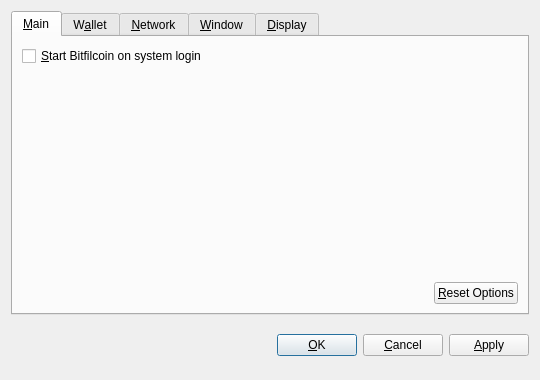
<?xml version="1.0" encoding="UTF-8"?>
<ui version="4.0">
 <class>OptionsDialog</class>
 <widget class="QDialog" name="OptionsDialog">
  <property name="geometry">
   <rect>
    <x>0</x>
    <y>0</y>
    <width>540</width>
    <height>380</height>
   </rect>
  </property>
  <property name="windowTitle">
   <string>Options</string>
  </property>
  <property name="modal">
   <bool>true</bool>
  </property>
  <layout class="QVBoxLayout" name="verticalLayout">
   <item>
    <widget class="QTabWidget" name="tabWidget">
     <property name="tabPosition">
      <enum>QTabWidget::North</enum>
     </property>
     <property name="currentIndex">
      <number>0</number>
     </property>
     <widget class="QWidget" name="tabMain">
      <attribute name="title">
       <string>&amp;Main</string>
      </attribute>
      <layout class="QVBoxLayout" name="verticalLayout_Main">
       <item>
        <widget class="QCheckBox" name="bitcoinAtStartup">
         <property name="toolTip">
          <string>Automatically start Bitfilcoin after logging in to the system.</string>
         </property>
         <property name="text">
          <string>&amp;Start Bitfilcoin on system login</string>
         </property>
        </widget>
       </item>
       <item>
        <spacer name="verticalSpacer_Main">
         <property name="orientation">
          <enum>Qt::Vertical</enum>
         </property>
         <property name="sizeHint" stdset="0">
          <size>
           <width>20</width>
           <height>40</height>
          </size>
         </property>
        </spacer>
       </item>
       <item>
        <layout class="QHBoxLayout" name="horizontalLayout_2_Main">
         <item>
          <spacer name="horizontalSpacer_2_Main">
           <property name="orientation">
            <enum>Qt::Horizontal</enum>
           </property>
           <property name="sizeHint" stdset="0">
            <size>
             <width>40</width>
             <height>20</height>
            </size>
           </property>
          </spacer>
         </item>
         <item>
          <widget class="QPushButton" name="resetButton">
           <property name="toolTip">
            <string>Reset all client options to default.</string>
           </property>
           <property name="text">
            <string>&amp;Reset Options</string>
           </property>
           <property name="autoDefault">
            <bool>false</bool>
           </property>
          </widget>
         </item>
        </layout>
       </item>
      </layout>
     </widget>
     <widget class="QWidget" name="tabWallet">
      <attribute name="title">
       <string>W&amp;allet</string>
      </attribute>
      <layout class="QVBoxLayout" name="verticalLayout_Network">
       <item>
        <widget class="QLabel" name="transactionFeeInfoLabel">
         <property name="text">
          <string>Optional transaction fee per kB that helps make sure your transactions are processed quickly. Most transactions are 1 kB.</string>
         </property>
         <property name="textFormat">
          <enum>Qt::PlainText</enum>
         </property>
         <property name="wordWrap">
          <bool>true</bool>
         </property>
        </widget>
       </item>
       <item>
        <layout class="QHBoxLayout" name="horizontalLayout_1_Main">
         <item>
          <widget class="QLabel" name="transactionFeeLabel">
           <property name="text">
            <string>Pay transaction &amp;fee</string>
           </property>
           <property name="textFormat">
            <enum>Qt::PlainText</enum>
           </property>
           <property name="buddy">
            <cstring>transactionFee</cstring>
           </property>
          </widget>
         </item>
         <item>
          <widget class="BitcoinAmountField" name="transactionFee"/>
         </item>
         <item>
          <spacer name="horizontalSpacer_1_Main">
           <property name="orientation">
            <enum>Qt::Horizontal</enum>
           </property>
           <property name="sizeHint" stdset="0">
            <size>
             <width>40</width>
             <height>20</height>
            </size>
           </property>
          </spacer>
         </item>
        </layout>
       </item>
       <item>
        <widget class="QLabel" name="label">
         <property name="text">
          <string>If you disable the spending of unconfirmed change, the change from a transaction cannot be used until that transaction has at least one confirmation. This also affects how your balance is computed.</string>
         </property>
         <property name="wordWrap">
          <bool>true</bool>
         </property>
        </widget>
       </item>
       <item>
        <widget class="QCheckBox" name="spendZeroConfChange">
         <property name="text">
          <string>Spend unconfirmed change  (experts only)</string>
         </property>
        </widget>
       </item>
       <item>
        <spacer name="verticalSpacer">
         <property name="orientation">
          <enum>Qt::Vertical</enum>
         </property>
         <property name="sizeHint" stdset="0">
          <size>
           <width>20</width>
           <height>40</height>
          </size>
         </property>
        </spacer>
       </item>
      </layout>
     </widget>
     <widget class="QWidget" name="tabNetwork">
      <attribute name="title">
       <string>&amp;Network</string>
      </attribute>
      <layout class="QVBoxLayout" name="verticalLayout_Network">
       <item>
        <widget class="QCheckBox" name="mapPortUpnp">
         <property name="toolTip">
          <string>Automatically open the Bitfilcoin client port on the router. This only works when your router supports UPnP and it is enabled.</string>
         </property>
         <property name="text">
          <string>Map port using &amp;UPnP</string>
         </property>
        </widget>
       </item>
       <item>
        <widget class="QCheckBox" name="connectSocks">
         <property name="toolTip">
          <string>Connect to the Bitfilcoin network through a SOCKS proxy (e.g. when connecting through Tor).</string>
         </property>
         <property name="text">
          <string>&amp;Connect through SOCKS proxy:</string>
         </property>
        </widget>
       </item>
       <item>
        <layout class="QHBoxLayout" name="horizontalLayout_Network">
         <item>
          <widget class="QLabel" name="proxyIpLabel">
           <property name="text">
            <string>Proxy &amp;IP:</string>
           </property>
           <property name="textFormat">
            <enum>Qt::PlainText</enum>
           </property>
           <property name="buddy">
            <cstring>proxyIp</cstring>
           </property>
          </widget>
         </item>
         <item>
          <widget class="QValidatedLineEdit" name="proxyIp">
           <property name="maximumSize">
            <size>
             <width>140</width>
             <height>16777215</height>
            </size>
           </property>
           <property name="toolTip">
            <string>IP address of the proxy (e.g. 127.0.0.1)</string>
           </property>
          </widget>
         </item>
         <item>
          <widget class="QLabel" name="proxyPortLabel">
           <property name="text">
            <string>&amp;Port:</string>
           </property>
           <property name="textFormat">
            <enum>Qt::PlainText</enum>
           </property>
           <property name="buddy">
            <cstring>proxyPort</cstring>
           </property>
          </widget>
         </item>
         <item>
          <widget class="QLineEdit" name="proxyPort">
           <property name="maximumSize">
            <size>
             <width>55</width>
             <height>16777215</height>
            </size>
           </property>
           <property name="toolTip">
            <string>Port of the proxy (e.g. 9050)</string>
           </property>
          </widget>
         </item>
         <item>
          <widget class="QLabel" name="socksVersionLabel">
           <property name="text">
            <string>SOCKS &amp;Version:</string>
           </property>
           <property name="textFormat">
            <enum>Qt::PlainText</enum>
           </property>
           <property name="buddy">
            <cstring>socksVersion</cstring>
           </property>
          </widget>
         </item>
         <item>
          <widget class="QValueComboBox" name="socksVersion">
           <property name="toolTip">
            <string>SOCKS version of the proxy (e.g. 5)</string>
           </property>
          </widget>
         </item>
         <item>
          <spacer name="horizontalSpacer_Network">
           <property name="orientation">
            <enum>Qt::Horizontal</enum>
           </property>
           <property name="sizeHint" stdset="0">
            <size>
             <width>40</width>
             <height>20</height>
            </size>
           </property>
          </spacer>
         </item>
        </layout>
       </item>
       <item>
        <spacer name="verticalSpacer_Network">
         <property name="orientation">
          <enum>Qt::Vertical</enum>
         </property>
         <property name="sizeHint" stdset="0">
          <size>
           <width>20</width>
           <height>40</height>
          </size>
         </property>
        </spacer>
       </item>
      </layout>
     </widget>
     <widget class="QWidget" name="tabWindow">
      <attribute name="title">
       <string>&amp;Window</string>
      </attribute>
      <layout class="QVBoxLayout" name="verticalLayout_Window">
       <item>
        <widget class="QCheckBox" name="minimizeToTray">
         <property name="toolTip">
          <string>Show only a tray icon after minimizing the window.</string>
         </property>
         <property name="text">
          <string>&amp;Minimize to the tray instead of the taskbar</string>
         </property>
        </widget>
       </item>
       <item>
        <widget class="QCheckBox" name="minimizeOnClose">
         <property name="toolTip">
          <string>Minimize instead of exit the application when the window is closed. When this option is enabled, the application will be closed only after selecting Quit in the menu.</string>
         </property>
         <property name="text">
          <string>M&amp;inimize on close</string>
         </property>
        </widget>
       </item>
       <item>
        <spacer name="verticalSpacer_Window">
         <property name="orientation">
          <enum>Qt::Vertical</enum>
         </property>
         <property name="sizeHint" stdset="0">
          <size>
           <width>20</width>
           <height>40</height>
          </size>
         </property>
        </spacer>
       </item>
      </layout>
     </widget>
     <widget class="QWidget" name="tabDisplay">
      <attribute name="title">
       <string>&amp;Display</string>
      </attribute>
      <layout class="QVBoxLayout" name="verticalLayout_Display">
       <item>
        <layout class="QHBoxLayout" name="horizontalLayout_1_Display">
         <item>
          <widget class="QLabel" name="langLabel">
           <property name="text">
            <string>User Interface &amp;language:</string>
           </property>
           <property name="textFormat">
            <enum>Qt::PlainText</enum>
           </property>
           <property name="buddy">
            <cstring>lang</cstring>
           </property>
          </widget>
         </item>
         <item>
          <widget class="QValueComboBox" name="lang">
           <property name="toolTip">
            <string>The user interface language can be set here. This setting will take effect after restarting Bitfilcoin.</string>
           </property>
          </widget>
         </item>
        </layout>
       </item>
       <item>
        <layout class="QHBoxLayout" name="horizontalLayout_2_Display">
         <item>
          <widget class="QLabel" name="unitLabel">
           <property name="text">
            <string>&amp;Unit to show amounts in:</string>
           </property>
           <property name="textFormat">
            <enum>Qt::PlainText</enum>
           </property>
           <property name="buddy">
            <cstring>unit</cstring>
           </property>
          </widget>
         </item>
         <item>
          <widget class="QValueComboBox" name="unit">
           <property name="toolTip">
            <string>Choose the default subdivision unit to show in the interface and when sending coins.</string>
           </property>
          </widget>
         </item>
        </layout>
       </item>
       <item>
        <widget class="QCheckBox" name="displayAddresses">
         <property name="toolTip">
          <string>Whether to show Bitfilcoin addresses in the transaction list or not.</string>
         </property>
         <property name="text">
          <string>&amp;Display addresses in transaction list</string>
         </property>
        </widget>
       </item>
       <item>
        <widget class="QCheckBox" name="coinControlFeatures">
         <property name="toolTip">
          <string>Whether to show coin control features or not.</string>
         </property>
         <property name="text">
          <string>Display coin &amp;control features (experts only!)</string>
         </property>
        </widget>
       </item>
       <item>
        <spacer name="verticalSpacer_Display">
         <property name="orientation">
          <enum>Qt::Vertical</enum>
         </property>
         <property name="sizeHint" stdset="0">
          <size>
           <width>20</width>
           <height>40</height>
          </size>
         </property>
        </spacer>
       </item>
      </layout>
     </widget>
    </widget>
   </item>
   <item>
    <layout class="QHBoxLayout" name="horizontalLayout_Buttons">
     <item>
      <spacer name="horizontalSpacer_1">
       <property name="orientation">
        <enum>Qt::Horizontal</enum>
       </property>
       <property name="sizeHint" stdset="0">
        <size>
         <width>40</width>
         <height>48</height>
        </size>
       </property>
      </spacer>
     </item>
     <item>
      <widget class="QLabel" name="statusLabel">
       <property name="font">
        <font>
         <weight>75</weight>
         <bold>true</bold>
        </font>
       </property>
       <property name="text">
        <string/>
       </property>
       <property name="textFormat">
        <enum>Qt::PlainText</enum>
       </property>
       <property name="wordWrap">
        <bool>true</bool>
       </property>
      </widget>
     </item>
     <item>
      <spacer name="horizontalSpacer_2">
       <property name="orientation">
        <enum>Qt::Horizontal</enum>
       </property>
       <property name="sizeHint" stdset="0">
        <size>
         <width>40</width>
         <height>48</height>
        </size>
       </property>
      </spacer>
     </item>
     <item>
      <widget class="QPushButton" name="okButton">
       <property name="text">
        <string>&amp;OK</string>
       </property>
      </widget>
     </item>
     <item>
      <widget class="QPushButton" name="cancelButton">
       <property name="text">
        <string>&amp;Cancel</string>
       </property>
       <property name="autoDefault">
        <bool>false</bool>
       </property>
      </widget>
     </item>
     <item>
      <widget class="QPushButton" name="applyButton">
       <property name="text">
        <string>&amp;Apply</string>
       </property>
       <property name="autoDefault">
        <bool>false</bool>
       </property>
      </widget>
     </item>
    </layout>
   </item>
  </layout>
 </widget>
 <customwidgets>
  <customwidget>
   <class>BitcoinAmountField</class>
   <extends>QSpinBox</extends>
   <header>bitcoinamountfield.h</header>
  </customwidget>
  <customwidget>
   <class>QValueComboBox</class>
   <extends>QComboBox</extends>
   <header>qvaluecombobox.h</header>
  </customwidget>
  <customwidget>
   <class>QValidatedLineEdit</class>
   <extends>QLineEdit</extends>
   <header>qvalidatedlineedit.h</header>
  </customwidget>
 </customwidgets>
 <resources/>
 <connections/>
</ui>
